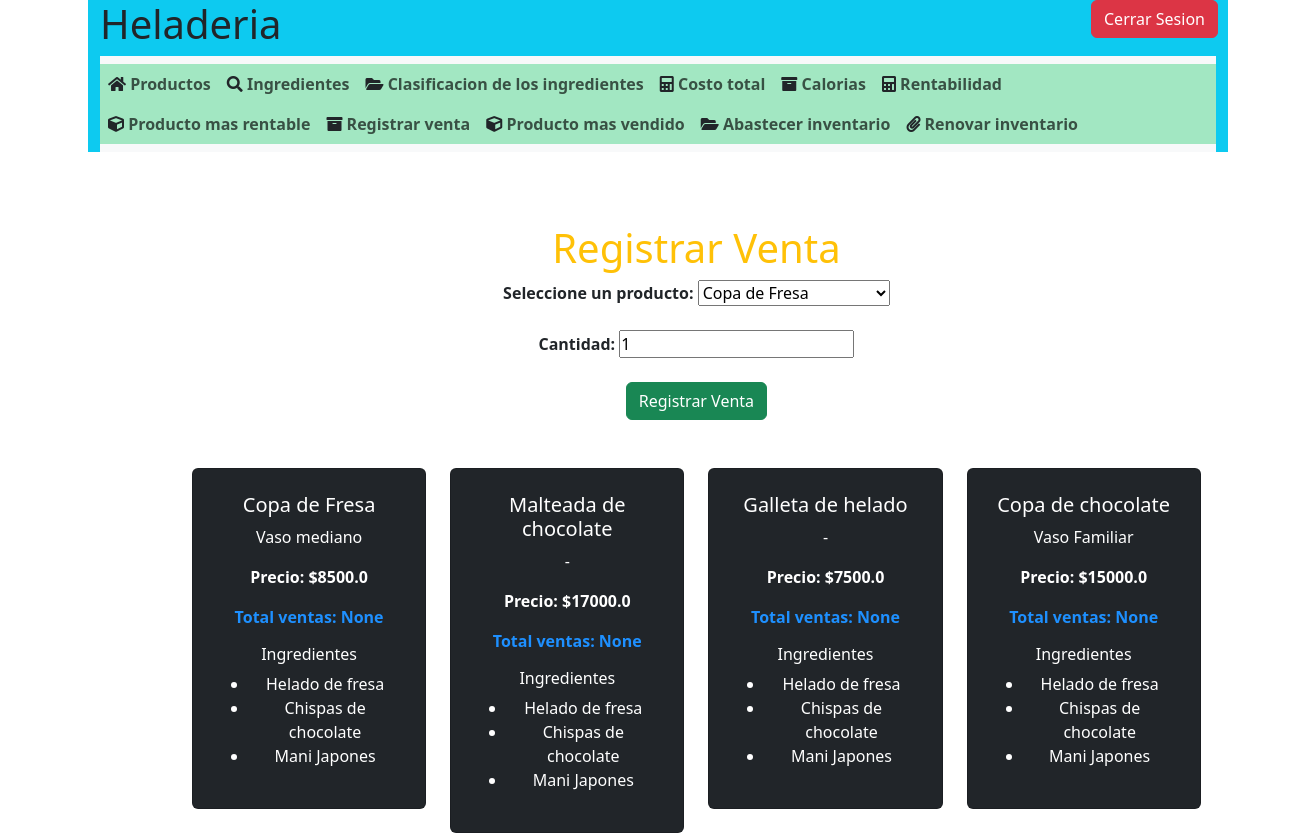
Screenshot of /registrar_venta (signed in) with the database file from the repository.
### models/Productos.py (models this page shows, shortened)
class Producto(db.Model):
        __tablename__ = 'productos'
        id = db.Column(db.Integer, primary_key = True)
        nombre = db.Column(db.String(100), nullable = False, unique = True)
        precio_publico = db.Column(db.Float, nullable = False)
        rentabilidad = db.Column(db.Float, nullable = False)
        tipo_vaso = db.Column(db.String(100))
        volumen = db.Column(db.Float)
        ingrediente1_id = db.Column(db.Integer, db.ForeignKey('ingredientes.id'),nullable = True)
        ingrediente2_id = db.Column(db.Integer, db.ForeignKey('ingredientes.id'), nullable = True)
        ingrediente3_id = db.Column(db.Integer, db.ForeignKey('ingredientes.id'), nullable = True)
        ventas_totales = db.Column(db.Integer, default=0)
        ingrediente1 = db.relationship('Ingrediente', foreign_keys=[ingrediente1_id])
        ingrediente2 = db.relationship('Ingrediente', foreign_keys=[ingrediente2_id])
        ingrediente3 = db.relationship('Ingrediente', foreign_keys=[ingrediente3_id])

### models/Ingredientes.py (models this page shows, shortened)
class Ingrediente(db.Model):
    __tablename__ = 'ingredientes'
    id = db.Column(db.Integer, primary_key = True)
    nombre = db.Column(db.String(100))
    precio = db.Column(db.Float)
    calorias = db.Column(db.Float)
    inventario = db.Column(db.Integer)
    es_vegetariano = db.Column(db.Boolean)
    sabor = db.Column(db.String(100))

### views/Heladeria_controller.py (the view)
    @app.route('/registrar_venta', methods=['GET'])
    @login_required
    def mostrar_registro_venta():
        if current_user.es_admin or current_user.es_empleado or current_user.es_cliente:
            productos = Producto.query.limit(4).all()  # Obtiene todos los productos
            return render_template('registrar_venta.html', productos=productos)
        else:
             return render_template('sin_autorizacion.html')

### templates/registrar_venta.html (shortened to what this page needs)
{% include '/scripts.html'  %}
{% include '/header.html'  %}
<!DOCTYPE html>
<html lang="en">
<head>
</head>
<main class="main text-center py-4">
<body>
    <br><br>
    <h1 class="text-center text-warning">Registrar Venta</h1>
    <div class="container">
        <form action="/registrar_venta" method="POST">
            <label for="producto"><strong>Seleccione un producto:</strong></label>
            <select id="producto" name="producto_id" required>
                {% for producto in productos %}
                <option value="{{ producto.id }}">{{ producto.nombre }} </option>
                {% endfor %}
            </select>
            <br><br>
            <label for="cantidad"><strong>Cantidad:</strong></label>
            <input type="number" id="cantidad" name="cantidad" min="1" value="1" required>
            <br><br>
            <button type="submit" class="btn btn-success">Registrar Venta</button>
        </form>
    </div>
    <div class="container mt-5 table table-dark" >
        <div class="row mt-4">
            {% for producto in productos %}
            <div class="col-md-3">
                <div class="card">
                    <div class="card-body">
                        <h5 class="card-title">{{ producto.nombre }}</h5>
                        {% if producto %}
                        <p class="card-text">{{ producto.tipo_vaso }}</p>
                        {% else %}
                        <p class="card-text"> - </p>
                        {% endif %}
                        <p class="card-text"><strong>Precio: ${{ producto.precio_publico }}</strong></p>
                        <p class="card-text" style="color: dodgerblue;"><strong>Total ventas: {{ producto.ventas_totales }}</strong></p>
                        <h6 class="card-title">Ingredientes</h6>
                        <ul>
                            <li> {{ producto.ingrediente1.nombre if producto.ingrediente1 }}</li>
                            <li> {{ producto.ingrediente2.nombre if producto.ingrediente2 }}</li>
                            <li> {{ producto.ingrediente3.nombre if producto.ingrediente3 }}</li>
                        </ul>
                    </div>
                </div>
            </div>
            {% endfor %}
        </div>
    </div>
</body>
</main>
</html>

### static/css/style2.css (style rules this page uses)
* { margin: 0px; padding: 0px; box-sizing: border-box; }
main { width: 80%; height: 40rem; border: none; padding: 1px 10px 6px 10px; border-radius: 20px; justify-content: center; margin-left: 170px; }

### rows the page displays
Producto: nombre "Copa de Fresa", tipo_vaso "Vaso mediano", precio_publico "8500.0", ventas_totales "None", ingrediente1 "Helado de fresa", ingrediente2 "Chispas de chocolate", ingrediente3 "Mani Japones"
Producto: nombre "Malteada de chocolate", tipo_vaso "-", precio_publico "17000.0", ventas_totales "None", ingrediente1 "Helado de fresa", ingrediente2 "Chispas de chocolate", ingrediente3 "Mani Japones"
Producto: nombre "Galleta de helado", tipo_vaso "-", precio_publico "7500.0", ventas_totales "None", ingrediente1 "Helado de fresa", ingrediente2 "Chispas de chocolate", ingrediente3 "Mani Japones"
Producto: nombre "Copa de chocolate", tipo_vaso "Vaso Familiar", precio_publico "15000.0", ventas_totales "None", ingrediente1 "Helado de fresa", ingrediente2 "Chispas de chocolate", ingrediente3 "Mani Japones"

### other values shown
form field producto_id "Copa de Fresa"
